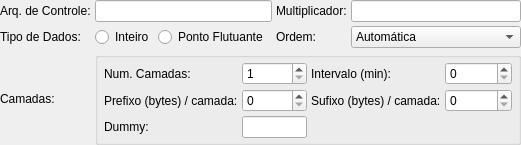
                   <widget class="QWidget" name="pgGridGrADS">
                    <layout class="QGridLayout">
                     <property name="leftMargin">
                      <number>0</number>
                     </property>
                     <property name="topMargin">
                      <number>0</number>
                     </property>
                     <property name="rightMargin">
                      <number>0</number>
                     </property>
                     <property name="bottomMargin">
                      <number>0</number>
                     </property>
                     <property name="spacing">
                      <number>4</number>
                     </property>
                     <item row="0" column="0">
                      <widget class="QLabel" name="ledGridGrADSArqControleLabel">
                       <property name="text">
                        <string>Arq. de Controle:</string>
                       </property>
                      </widget>
                     </item>
                     <item row="0" column="1" colspan="3">
                      <widget class="QLineEdit" name="ledGridGrADSArqControle"/>
                     </item>
                     <item row="0" column="4">
                      <widget class="QLabel" name="ledGridGrADSMultiplicadorLabel">
                       <property name="text">
                        <string>Multiplicador:</string>
                       </property>
                      </widget>
                     </item>
                     <item row="0" column="5">
                      <widget class="QLineEdit" name="ledGridGrADSMultiplicador"/>
                     </item>
                     <item row="1" column="0">
                      <widget class="QLabel" name="rbGridGrADSTipoDadosLabel">
                       <property name="text">
                        <string>Tipo de Dados:</string>
                       </property>
                      </widget>
                     </item>
                     <item row="1" column="1">
                      <widget class="QRadioButton" name="rbGridGrADSTipoDadosInt">
                       <property name="text">
                        <string>Inteiro</string>
                       </property>
                      </widget>
                     </item>
                     <item row="1" column="2">
                      <widget class="QRadioButton" name="rbGridGrADSTipoDadosFloat">
                       <property name="text">
                        <string>Ponto Flutuante</string>
                       </property>
                      </widget>
                     </item>
                     <item row="1" column="4">
                      <widget class="QLabel" name="cmbGridGrADSByteOrderLabel">
                       <property name="text">
                        <string>Ordem:</string>
                       </property>
                      </widget>
                     </item>
                     <item row="1" column="5">
                      <widget class="QComboBox" name="cmbGridGrADSByteOrder">
                       <item>
                        <property name="text">
                         <string>Automática</string>
                        </property>
                       </item>
                       <item>
                        <property name="text">
                         <string>Little endian (Intel x86)</string>
                        </property>
                       </item>
                       <item>
                        <property name="text">
                         <string>Big endian (estações)</string>
                        </property>
                       </item>
                      </widget>
                     </item>
                     <item row="2" column="0">
                      <widget class="QLabel" name="label_39">
                       <property name="text">
                        <string>Camadas:</string>
                       </property>
                      </widget>
                     </item>
                     <item row="2" column="1" colspan="5">
                      <widget class="QGroupBox" name="groupBox_26">
                       <property name="title">
                        <string/>
                       </property>
                       <layout class="QGridLayout">
                        <property name="leftMargin">
                         <number>6</number>
                        </property>
                        <property name="topMargin">
                         <number>4</number>
                        </property>
                        <property name="rightMargin">
                         <number>6</number>
                        </property>
                        <property name="bottomMargin">
                         <number>4</number>
                        </property>
                        <property name="spacing">
                         <number>4</number>
                        </property>
                        <item row="0" column="0">
                         <widget class="QLabel" name="label_44">
                          <property name="text">
                           <string>Num. Camadas: </string>
                          </property>
                         </widget>
                        </item>
                        <item row="0" column="1">
                         <widget class="QSpinBox" name="spbGridGrADSNumBands">
                          <property name="minimum">
                           <number>1</number>
                          </property>
                          <property name="maximum">
                           <number>256</number>
                          </property>
                         </widget>
                        </item>
                        <item row="0" column="2">
                         <widget class="QLabel" name="label_49">
                          <property name="text">
                           <string>Intervalo (min): </string>
                          </property>
                         </widget>
                        </item>
                        <item row="0" column="3">
                         <widget class="QSpinBox" name="spbGridGrADSTimeOffset">
                          <property name="maximum">
                           <number>999999</number>
                          </property>
                         </widget>
                        </item>
                        <item row="1" column="0">
                         <widget class="QLabel" name="spbGridGrADSHeaderSizeLabel">
                          <property name="text">
                           <string>Prefixo (bytes) / camada:</string>
                          </property>
                         </widget>
                        </item>
                        <item row="1" column="1">
                         <widget class="QSpinBox" name="spbGridGrADSHeaderSize">
                          <property name="maximum">
                           <number>1024</number>
                          </property>
                         </widget>
                        </item>
                        <item row="1" column="2">
                         <widget class="QLabel" name="spbGridGrADSTraillerSizeLabel">
                          <property name="text">
                           <string>Sufixo (bytes) / camada:</string>
                          </property>
                         </widget>
                        </item>
                        <item row="1" column="3">
                         <widget class="QSpinBox" name="spbGridGrADSTraillerSize">
                          <property name="maximum">
                           <number>1024</number>
                          </property>
                         </widget>
                        </item>
                        <item row="2" column="0">
                         <widget class="QLabel" name="ledGridWCSDummyLabel">
                          <property name="text">
                           <string>Dummy:</string>
                          </property>
                         </widget>
                        </item>
                        <item row="2" column="1">
                         <widget class="QLineEdit" name="ledGridWCSDummy">
                          <property name="maximumSize">
                           <size>
                            <width>65</width>
                            <height>16777215</height>
                           </size>
                          </property>
                         </widget>
                        </item>
                       </layout>
                      </widget>
                     </item>
                    </layout>
                   </widget>
